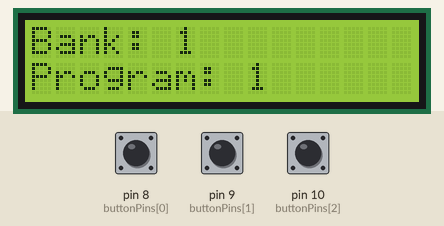
This sketch was run on a simulated Arduino Uno, built with avr-gcc and run on an emulated ATmega328P. Parts: 16×2 character LCD. Inputs (shaded band) come from the test bench; at power-on: pin 9 (buttonPins[1]) HIGH, pin 10 (buttonPins[2]) HIGH, pin 8 (buttonPins[0]) HIGH. What the sketch prints to the serial monitor is not drawn.

Above: at 1.2 s.
1.3 s: pin 9 (buttonPins[1]) pulled LOW for 0.15 s
At 2.5 s:
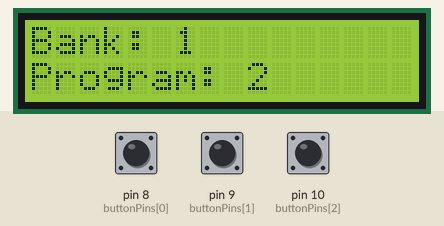
2.9 s: pin 10 (buttonPins[2]) pulled LOW for 0.15 s
At 3.8 s:
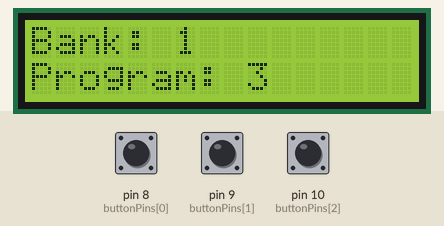
4.5 s: pin 8 (buttonPins[0]) pulled LOW for 0.15 s
At 5.0 s:
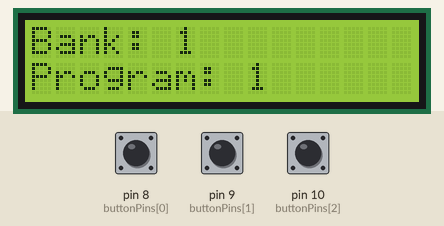
6.1 s: pin 8 (buttonPins[0]) driven LOW and pin 10 (buttonPins[2]) driven LOW
At 6.8 s:
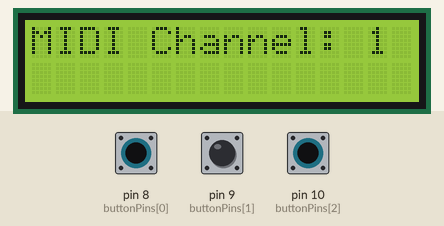
Timing chart, 0 to 8.6 s (numbered marks = the images above; inputs shaded):
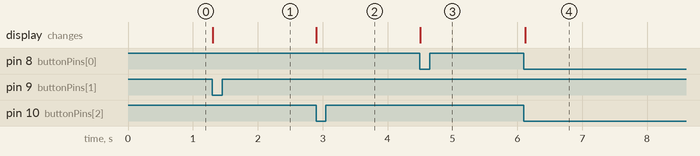

Measured:
- after the input at 1.3 s, the display: changes at once (image 1)
- after the input at 2.9 s, the display: changes at once (image 2)
- after the input at 4.5 s, the display: changes at once (image 3)
- after the input at 6.1 s, the display: changes at once (image 4)

The sketch:

MidiController.ino
```cpp
#include <LiquidCrystal.h>

// The MIDI channel used for program changes is user-configurable:
// - Pressing button 1 + 3 simultaneously enters channel config mode
// - In this mode:
//     - Button 1 increases the MIDI channel (1–16)
//     - Button 2 decreases it
//     - Button 3 exits config mode

// ================= CONFIGURATION ====================

// =============== Button Configuration ==============
// Define the pins for the buttons connected to the Arduino.
// The minimum requirement is 3 buttons for the banks to work;
// beyond that, you can have as many buttons as you want.
// - Any single button press triggers a program change.
// - Simultaneous press of button 1 and 2 switches to the next bank.
// - Simultaneous press of button 2 and 3 switches to the previous bank.
// The program calculates the necessary number of banks and maps each
// button to the corresponding MIDI program within the current bank,
// ensuring full coverage across all 128 MIDI channels.
int buttonPins[] = {8, 9, 10}; // Minimum 3 buttons required
// int buttonPins[] = {8, 9, 10, 13, 6, 7}; (my controller has 6)
// ===================================================

// ================ LCD Display Configuration =========
// Initializes the library with the numbers of the interface pins
// Pin layout: RS, E, D4, D5, D6, D7
// Adjust these pin numbers to match the connections between
// your Arduino and the LCD display.
LiquidCrystal lcd(12, 11, 5, 4, 3, 2);
// ====================================================

// ================= END OF CONFIGURATION =============

const int numButtons = sizeof(buttonPins) / sizeof(buttonPins[0]);
int buttonStates[numButtons];
int previousButtonStates[numButtons];
int currentBank = 1;
int currentProgram = 1;
const int maxMidiChannels = 128;
int totalBanks;

bool inChannelConfigMode = false;
int midiChannel = 1;

// Setup function: Initializes the Arduino setup
void setup() {
    Serial.begin(115200);
    lcd.begin(16, 2);
    for (int i = 0; i < numButtons; i++) {
        pinMode(buttonPins[i], INPUT_PULLUP);
        buttonStates[i] = HIGH;
        previousButtonStates[i] = HIGH;
    }
    totalBanks = (maxMidiChannels + numButtons - 1) / numButtons;
    updateDisplay();
}

// Main loop function: Repeatedly executes the main logic
void loop() {
    readButtons();

    if (inChannelConfigMode) {
        handleChannelConfig();
    } else {
        handleProgramChanges();
        handleBankChanges();
        checkEnterChannelConfig();
    }
}

// Reads the state of all configured buttons
void readButtons() {
    for (int i = 0; i < numButtons; i++) {
        previousButtonStates[i] = buttonStates[i];
        buttonStates[i] = digitalRead(buttonPins[i]);
    }
}

// Handles program changes based on button presses
void handleProgramChanges() {
    for (int i = 0; i < numButtons; i++) {
        if (buttonPressed(i)) {
            currentProgram = i + 1 + (currentBank - 1) * numButtons;
            if (currentProgram <= maxMidiChannels) {
                sendMidiProgramChange(currentProgram);
                updateDisplay();
            }
            break;
        }
    }
}

// Handles bank changes based on specific button combinations
void handleBankChanges() {
    bool bankUpPressed = (buttonStates[0] == LOW && buttonStates[1] == LOW);
    bool bankDownPressed = (buttonStates[1] == LOW && buttonStates[2] == LOW);

    static unsigned long lastBankChange = 0;
    if ((bankUpPressed || bankDownPressed) && millis() - lastBankChange > 500) {
        delay(10);
        readButtons();
        if (bankUpPressed) {
            currentBank = min(currentBank + 1, totalBanks);
        } else if (bankDownPressed) {
            currentBank = max(currentBank - 1, 1);
        }
        updateDisplay();
        lastBankChange = millis();
    }
}

// Detect simultaneous btn1 + btn3 to enter config mode
void checkEnterChannelConfig() {
    if (buttonStates[0] == LOW && buttonStates[2] == LOW) {
        delay(10);
        readButtons();
        if (buttonStates[0] == LOW && buttonStates[2] == LOW) {
            inChannelConfigMode = true;
            updateDisplay();
            delay(300);
        }
    }
}

// Handles channel config mode
void handleChannelConfig() {
    if (buttonPressed(0)) {
        midiChannel = min(16, midiChannel + 1);
        updateDisplay();
        delay(200);
    }
    if (buttonPressed(1)) {
        midiChannel = max(1, midiChannel - 1);
        updateDisplay();
        delay(200);
    }
    if (buttonPressed(2)) {
        inChannelConfigMode = false;
        updateDisplay();
        delay(300);
    }
}

// Updates the display with the current bank and program
void updateDisplay() {
    lcd.clear();
    if (inChannelConfigMode) {
        lcd.print("MIDI Channel: ");
        lcd.print(midiChannel);
    } else {
        lcd.print("Bank: ");
        lcd.print(currentBank);
        lcd.setCursor(0, 1);
        lcd.print("Program: ");
        lcd.print(currentProgram);
    }
}

// Sends a MIDI Program Change message
void sendMidiProgramChange(int programNumber) {
    Serial.write(0xC0 | ((midiChannel - 1) & 0x0F));
    Serial.write(programNumber - 1); // 0-indexed for MIDI
}

// Detects rising edge on a button press
bool buttonPressed(int index) {
    return buttonStates[index] == LOW && previousButtonStates[index] == HIGH;
}
```
